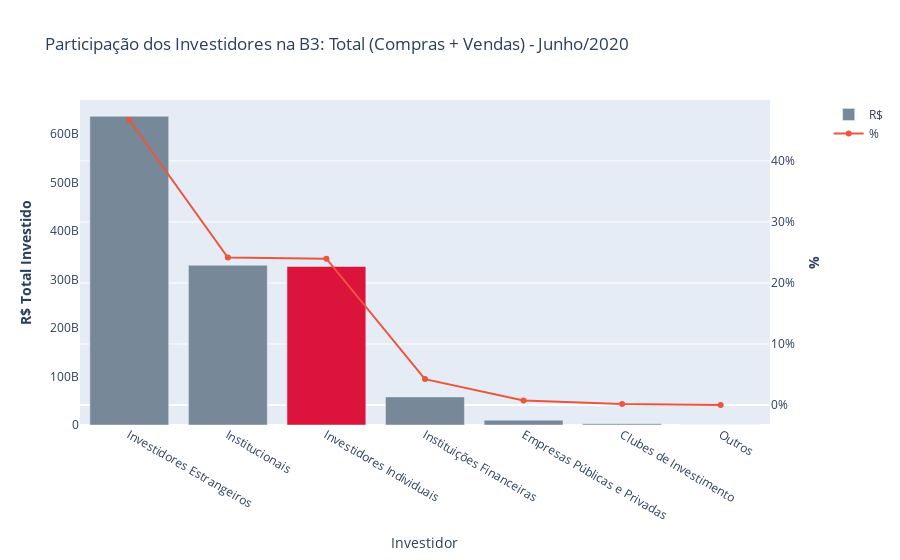

The notebook cell this image was saved under:
### Code cell
colors = ['lightslategray',] * 7
colors[2] = 'crimson'

# cria eixo secundario
fig = make_subplots(specs=[[{"secondary_y": True}]])

fig.add_trace(go.Bar(x=valor_total.tipo_investidor, y=valor_total.valor, name="R$",marker_color=colors),
                secondary_y=False)

fig.add_trace(go.Scatter(x=valor_total.tipo_investidor, y=valor_total.percent, name="%"),
                secondary_y=True)

fig.update_layout(title_text="Participação dos Investidores na B3: Total (Compras + Vendas) - Junho/2020",
                    xaxis_showgrid=False, yaxis_showgrid=False)

fig.update_xaxes(title_text="Investidor")
fig.update_yaxes(title_text="<b>R$ Total Investido</b>", secondary_y=False)
fig.update_yaxes(title_text="<b>%</b>", secondary_y=True, tickformat = ".0%")

fig.show()

### Figure 1 — Plotly figure (JSON) as saved in the notebook; plotly's stock layout.template omitted (floating-point values rounded to 4 significant figures)
{"data": [{"marker": {"color": ["lightslategray", "lightslategray", "crimson", "lightslategray", "lightslategray", "lightslategray", "lightslategray"]}, "name": "R$", "type": "bar", "x": ["Investidores Estrangeiros", "Institucionais", "Investidores Individuais", "Instituições Financeiras", "Empresas Públicas e Privadas", "Clubes de Investimento", "Outros"], "xaxis": "x", "y": [636994420431, 329618738256, 327099965760, 57938567239, 9935822093, 2419115623, 195090592], "yaxis": "y"}, {"name": "%", "type": "scatter", "x": ["Investidores Estrangeiros", "Institucionais", "Investidores Individuais", "Instituições Financeiras", "Empresas Públicas e Privadas", "Clubes de Investimento", "Outros"], "xaxis": "x", "y": [0.4669, 0.2416, 0.2398, 0.0425, 0.0073, 0.0018, 0.0001], "yaxis": "y2"}], "layout": {"title": {"text": "Participação dos Investidores na B3: Total (Compras + Vendas) - Junho/2020"}, "xaxis": {"anchor": "y", "domain": [0, 0.94], "showgrid": false, "title": {"text": "Investidor"}}, "yaxis": {"anchor": "x", "domain": [0, 1], "showgrid": false, "title": {"text": "<b>R$ Total Investido</b>"}}, "yaxis2": {"anchor": "x", "overlaying": "y", "side": "right", "tickformat": ".0%", "title": {"text": "<b>%</b>"}}}}
